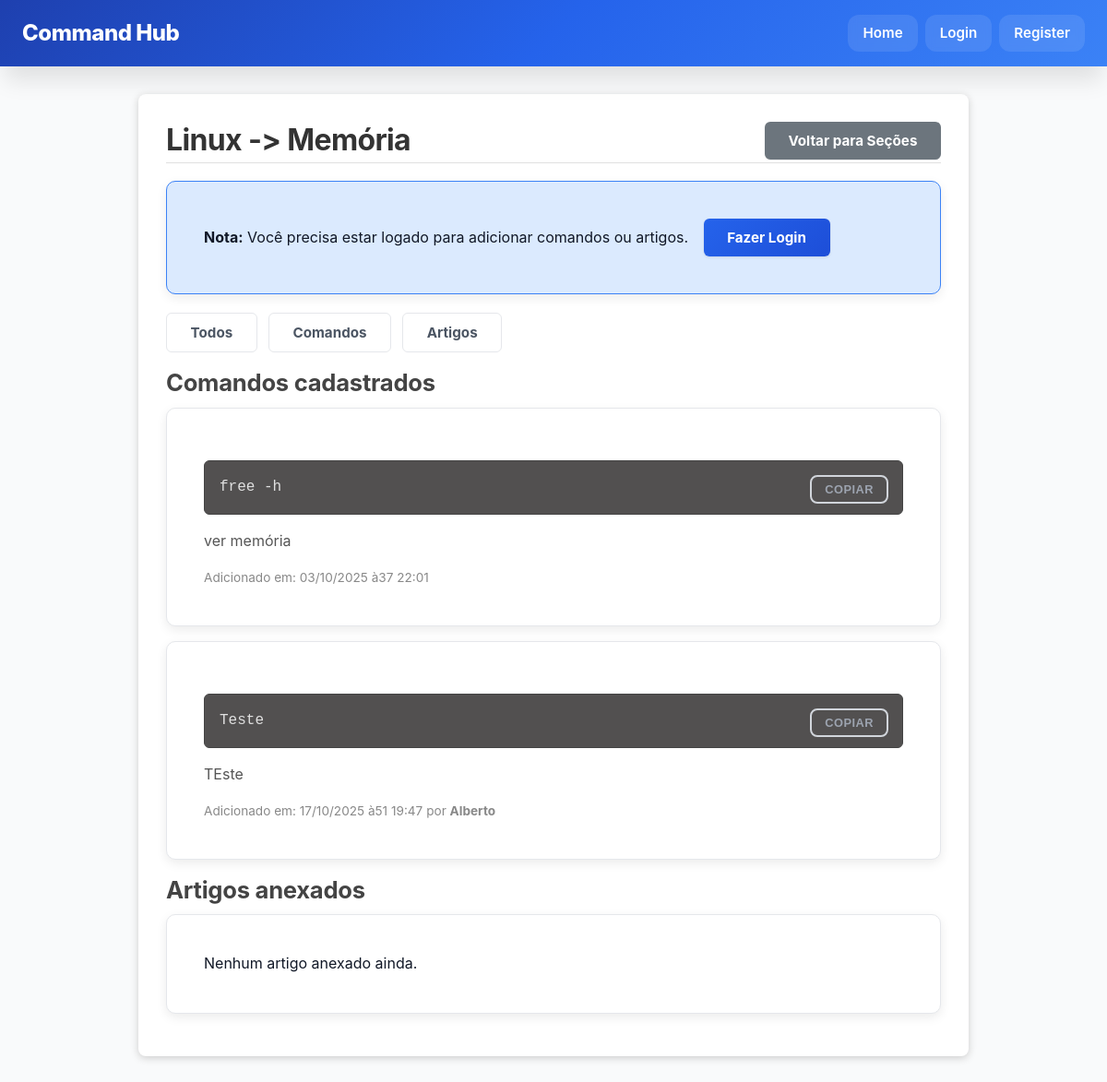
Page /secao/1/ on the committed database.
### manual/models.py (models this page shows, shortened)
class Secao(models.Model):
    categoria = models.ForeignKey(Categoria, on_delete=models.CASCADE, related_name="secoes")
    secao = models.TextField(max_length=20)
    autor = models.ForeignKey(settings.AUTH_USER_MODEL, on_delete=models.SET_NULL, null=True, blank=True, related_name='secoes_criadas')
    criado_em = models.DateTimeField(default=timezone.now)

class Categoria(models.Model):
    tipo = models.ForeignKey(Tipo, on_delete=models.CASCADE, related_name="categorias")
    nome = models.TextField(max_length=20)
    autor = models.ForeignKey(settings.AUTH_USER_MODEL, on_delete=models.SET_NULL, null=True, blank=True, related_name='categorias_criadas')
    criado_em = models.DateTimeField(default=timezone.now)

class Comando(models.Model):
    secao = models.ForeignKey(Secao, on_delete=models.CASCADE, related_name="comandos")
    comando = models.TextField(max_length=300)
    comentario = models.TextField(blank=True)
    imagem = models.ImageField(upload_to="comandos/", blank=True, null=True)
    autor = models.ForeignKey(settings.AUTH_USER_MODEL, on_delete=models.SET_NULL, null=True, blank=True, related_name='comandos_criados')
    criado_em = models.DateTimeField(auto_now_add=True)
    ordem = models.IntegerField(default=0)
    class Meta:
        ordering = ['ordem', '-criado_em']

### manual/views.py (the view, shortened to what this page needs)
# urls.py: path('secao/<int:secao_id>/', views.secao_detail, name='secao_detail'),
def secao_detail(request, secao_id):
    secao = get_object_or_404(Secao, id=secao_id)
    view_mode = request.GET.get('view', 'all')
    comandos = secao.comandos.all().order_by("ordem", "-criado_em")
    artigos = secao.artigos.all().order_by("-criado_em")
    cform = ComandoForm(initial={"secao": secao})
    aform = ArtigoForm()
    context = {
        "secao": secao,
        "comandos": comandos,
        "artigos": artigos,
        "cform": cform,
        "aform": aform,
        "view_mode": view_mode,
    }
    return render(request, "manual/secao_detail.html", context)

### manual/templates/manual/secao_detail.html (shortened to what this page needs)
{% extends 'base.html' %}
{% block content %}
  <div class="page-header">
    <h1>{{ tipo.tipo }} {{ secao.categoria.nome }} -> {{ secao.secao }} </h1>
    <a href="{% url 'categoria_detail' secao.categoria.pk %}" class="btn btn-secondary">Voltar para Seções</a>
  </div>
  {% if user.is_authenticated %}
  <div style="margin-bottom: 16px;">
    <button type="button" class="btn btn-primary" onclick="toggleForm('comandoForm')" style="width: 100%; justify-content: space-between; display: flex; align-items: center;">
      <span>➕ Adicionar novo comando</span>
      <span id="comandoFormIcon">▼</span>
    </button>
  </div>
  <div id="comandoForm" class="form-card" style="display: none; margin-bottom: 16px;">
    <h3>Adicionar novo comando</h3>
    <form method="post" enctype="multipart/form-data">
      {% csrf_token %}
        <label for="id_comando">Comando</label> {{ cform.comando }}
        <label for="id_comentario">Comentário</label> {{ cform.comentario }}
        <label for="id_imagem">Imagem</label> {{ cform.imagem }}
      <button type="submit" name="comando_submit" class="btn btn-primary">Salvar</button>
    </form>
  </div>
  <div style="margin-bottom: 16px;">
    <button type="button" class="btn btn-secondary" onclick="toggleForm('artigoForm')" style="width: 100%; justify-content: space-between; display: flex; align-items: center;">
      <span>📎 Anexar artigo</span>
      <span id="artigoFormIcon">▼</span>
    </button>
  </div>
  <div id="artigoForm" class="form-card" style="display: none; margin-bottom: 16px;">
    <h3>Anexar artigo</h3>
    <form method="post" enctype="multipart/form-data">
      {% csrf_token %}
      <label for="id_titulo">Título</label> {{ aform.titulo }}
      <label for="id_arquivo">Arquivo (.pdf, .docx, etc.)</label> {{ aform.arquivo }}
      <button type="submit" name="artigo_submit" class="btn btn-primary">Anexar artigo</button>
    </form>
  </div>
  {% else %}
  <div class="card" style="background: var(--info-light); border-color: var(--info);">
    <p style="margin:0; color: var(--text);">
      <strong>Nota:</strong> Você precisa estar logado para adicionar comandos ou artigos.
      <a href="{% url 'usuario:login' %}" class="btn btn-primary" style="margin-left: 12px;">Fazer Login</a>
    </p>
  </div>
  {% endif %}
  <div style="display:flex;gap:12px;align-items:center;margin-top:20px">
    <a href="?view=all" class="btn ghost">Todos</a>
    <a href="?view=commands" class="btn ghost">Comandos</a>
    <a href="?view=articles" class="btn ghost">Artigos</a>
  </div>
  {% if view_mode == 'all' or view_mode == 'commands' %}
    <h2 style="margin-top:18px">Comandos cadastrados</h2>
    <ul class="command-list">
      {% for comando in comandos %}
        <li class="card" data-comando-id="{{ comando.id }}">
          <div style="display:flex;justify-content:space-between;align-items:start">
            <div style="flex:1">
              <div class="pre-wrapper">
                <button type="button" class="copy-btn" aria-label="Copiar comando">Copiar</button>
                <pre>{{ comando.comando }}</pre>
              </div>
              <p>{{ comando.comentario }}</p>
              <small class="text-muted">
                Adicionado em: {{ comando.criado_em|date:"d/m/Y às H:i" }}
                {% if comando.autor %} por <strong>{{ comando.autor.username }}</strong>{% endif %}
              </small>
            </div>
          </div>
        </li>
      {% empty %}
        <li class="card">Nenhum comando cadastrado ainda.</li>
      {% endfor %}
    </ul>
  {% endif %}
  {% if view_mode == 'all' or view_mode == 'articles' %}
    <h2 style="margin-top:18px">Artigos anexados</h2>
    <ul class="command-list" role="list">
      {% for artigo in artigos %}
        <li class="card" style="display:flex;justify-content:space-between;align-items:center">
          <div style="flex:1">
            <p>
              <button type="button" class="btn ghost view-article" data-url="{{ artigo.arquivo.url }}" data-title="{{ artigo.titulo|escapejs }}">{{ artigo.titulo }}</button>
            </p>
            <small class="text-muted">
              Adicionado em: {{ artigo.criado_em|date:"d/m/Y às H:i" }}
              {% if artigo.autor %} por <strong>{{ artigo.autor.username }}</strong>{% endif %}
            </small>
          </div>
          {% if user.is_authenticated and artigo.autor == user %}
          <div style="margin-left:12px;display:flex;flex-direction:column;gap:8px">
            <a href="{% url 'artigo_edit' artigo.id %}" class="btn ghost">Editar</a>
            <form method="post" action="{% url 'artigo_delete' artigo.id %}" style="margin:0">
              {% csrf_token %}
              <button type="submit" class="btn ghost">Remover</button>
            </form>
          </div>
          {% endif %}
        </li>
      {% empty %}
        <li class="card">Nenhum artigo anexado ainda.</li>
      {% endfor %}
    </ul>
  {% endif %}
{% endblock %}

### static/style.css (style rules this page uses)
:root { --primary-50: #eff6ff; --primary-100: #dbeafe; --primary-200: #bfdbfe; --primary-300: #93c5fd; --primary-400: #60a5fa; --primary-500: #3b82f6; --primary-600: #2563eb; --primary-700: #1d4ed8; --primary-800: #1e40af; --primary-900: #1e3a8a; --success: #10b981; --success-light: #d1fae5; --success-dark: #065f46; --danger: #ef4444; --danger-light: #fee2e2; --danger-dark: #991b1b; --warning: #f59e0b; --warning-light: #fef3c7; --info: #3b82f6; --info-light: #dbeafe; --gray-50: #f9fafb; --gray-100: #f3f4f6; --gray-200: #e5e7eb; --gray-300: #d1d5db; --gray-400: #9ca3af; --gray-500: #6b7280; --gray-600: #4b5563; --gray-700: #374151; --gray-800: #1f2937; --gray-900: #111827; --primary: var(--primary-600); --primary-hover: var(--primary-700); --text: var(--gray-900); --text-secondary: var(--gray-600); --text-muted: var(--gray-500); --border: var(--gray-200); --background: var(--gray-50); --card-bg: #ffffff; --space-xs: 4px; --space-sm: 8px; --space-md: 16px; --space-lg: 24px; --space-xl: 32px; --space-2xl: 48px; --shadow-xs: 0 1px 2px 0 rgb(0 0 0 / 0.05); --shadow-sm: 0 1px 3px 0 rgb(0 0 0 / 0.1); --shadow: 0 4px 6px -1px rgb(0 0 0 / 0.1); --shadow-md: 0 10px 15px -3px rgb(0 0 0 / 0.1); --shadow-lg: 0 20px 25px -5px rgb(0 0 0 / 0.1); --shadow-xl: 0 25px 50px -12px rgb(0 0 0 / 0.25); --radius-sm: 6px; --radius: 8px; --radius-md: 10px; --radius-lg: 12px; --radius-xl: 16px; --radius-2xl: 20px; --radius-full: 9999px; --font-sans: -apple-system, BlinkMacSystemFont, 'Segoe UI', Roboto, 'Helvetica Neue', Arial, sans-serif; --font-mono: 'SF Mono', Monaco, 'Cascadia Code', 'Roboto Mono', Consolas, monospace; --transition-fast: 150ms cubic-bezier(0.4, 0, 0.2, 1); --transition: 200ms cubic-bezier(0.4, 0, 0.2, 1); --transition-slow: 300ms cubic-bezier(0.4, 0, 0.2, 1); }
*, *::before, *::after { box-sizing: border-box; margin: 0; padding: 0; }
html { -webkit-font-smoothing: antialiased; -moz-osx-font-smoothing: grayscale; scroll-behavior: smooth; }
body { font-family: var(--font-sans); background: var(--background); color: var(--text); line-height: 1.6; font-size: 16px; }
h1, h2, h3, h4, h5, h6 { font-weight: 700; line-height: 1.2; color: var(--text); margin-bottom: var(--space-md); }
h1 { font-size: 2.5rem; letter-spacing: -0.02em; }
h2 { font-size: 2rem; letter-spacing: -0.01em; }
p { margin-bottom: var(--space-md); color: var(--text-secondary); }
a { color: var(--primary); text-decoration: none; transition: color var(--transition); }
.card { background: var(--card-bg); border-radius: var(--radius-lg); padding: var(--space-lg); box-shadow: var(--shadow-sm); border: 1px solid var(--border); transition: all var(--transition); }
.btn { display: inline-flex; align-items: center; justify-content: center; gap: var(--space-sm); padding: 11px 22px; border-radius: var(--radius-lg); font-weight: 600; font-size: 0.95rem; border: none; cursor: pointer; transition: all var(--transition); text-decoration: none; white-space: nowrap; line-height: 1; }
.btn-primary, .btn:not(.ghost):not(.btn-secondary):not(.btn-danger) { background: linear-gradient(135deg, var(--primary-600) 0%, var(--primary-700) 100%); color: white; box-shadow: var(--shadow-sm); }
.btn-secondary { background: var(--gray-600); color: white; box-shadow: var(--shadow-xs); }
.btn.ghost { background: transparent; color: var(--text-secondary); border: 1.5px solid var(--border); box-shadow: none; }
.pre-wrapper { position: relative; margin: var(--space-md) 0; }
.pre-wrapper pre { background: #1e1e1e; color: #d4d4d4; border-radius: var(--radius-lg); padding: var(--space-lg); padding-top: calc(var(--space-lg) + 40px); overflow-x: auto; font-family: var(--font-mono); font-size: 0.95rem; line-height: 1.6; border: 1px solid var(--gray-300); }
.copy-btn { position: absolute; right: var(--space-md); top: var(--space-md); background: transparent; color: var(--gray-400); border: 2px solid var(--gray-300); padding: 6px 14px; border-radius: var(--radius); cursor: pointer; font-size: 0.8rem; font-weight: 600; text-transform: uppercase; letter-spacing: 0.5px; transition: all var(--transition); z-index: 10; }
.text-muted { color: var(--text-muted); }

### rows in the picture
Secao: categoria.nome "Linux", secao "Memória"
Comando: comando "free -h", comentario "ver memória", criado_em "03/10/2025 à37 22:01"
Comando: comando "Teste", comentario "TEste", criado_em "17/10/2025 à51 19:47", autor.username "Alberto"
